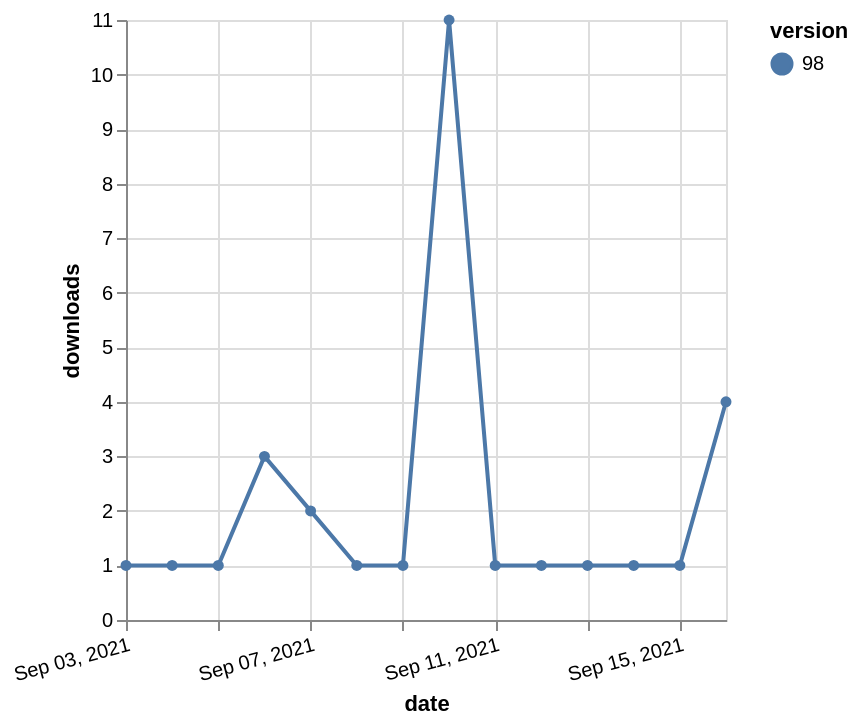

Write the Vega-Lite specification saved for this chart.
### Vega-Lite specification from a JSON file in a GitHub repository (floating-point values rounded to 4 significant figures)
{"$schema": "https://vega.github.io/schema/vega-lite/v5.json", "description": "A simple bar chart with embedded data.", "data": {"values": [{"date": "2021-09-03", "total": 400, "delta": 1, "version": "98"}, {"date": "2021-09-04", "total": 401, "delta": 1, "version": "98"}, {"date": "2021-09-05", "total": 402, "delta": 1, "version": "98"}, {"date": "2021-09-06", "total": 405, "delta": 3, "version": "98"}, {"date": "2021-09-07", "total": 407, "delta": 2, "version": "98"}, {"date": "2021-09-08", "total": 408, "delta": 1, "version": "98"}, {"date": "2021-09-09", "total": 409, "delta": 1, "version": "98"}, {"date": "2021-09-10", "total": 420, "delta": 11, "version": "98"}, {"date": "2021-09-11", "total": 421, "delta": 1, "version": "98"}, {"date": "2021-09-12", "total": 422, "delta": 1, "version": "98"}, {"date": "2021-09-13", "total": 423, "delta": 1, "version": "98"}, {"date": "2021-09-14", "total": 424, "delta": 1, "version": "98"}, {"date": "2021-09-15", "total": 425, "delta": 1, "version": "98"}, {"date": "2021-09-16", "total": 429, "delta": 4, "version": "98"}]}, "width": "container", "mark": {"type": "line", "point": {"filled": true}}, "encoding": {"x": {"field": "date", "type": "temporal", "timeUnit": "yearmonthdate", "title": "date", "axis": {"labelAngle": -15}}, "y": {"field": "delta", "type": "quantitative", "title": "downloads"}, "color": {"field": "version", "type": "nominal"}, "tooltip": {"field": "delta"}}}
